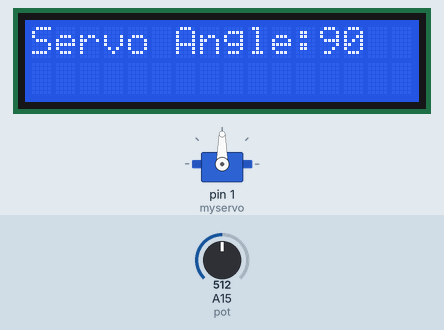
This sketch was run on a simulated Arduino Mega 2560, built with avr-gcc and run on an emulated ATmega2560. Parts: servo, 16×2 character LCD. Inputs (shaded band) come from the test bench; at power-on: A15 (pot) = 512.

Above: at 1.2 s.
1.3 s: A15 (pot) set to 716
At 4.2 s:
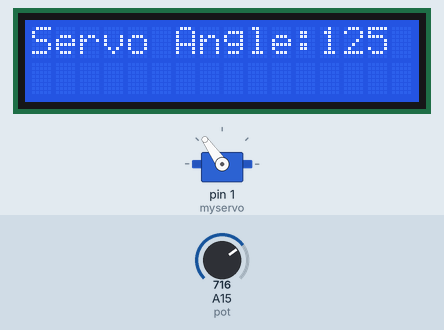
4.5 s: A15 (pot) set to 900
At 6.5 s:
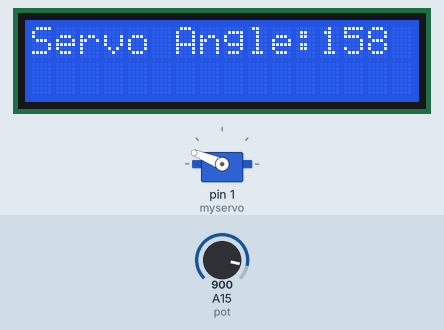
7.6 s: A15 (pot) set to 1023
At 9.8 s:
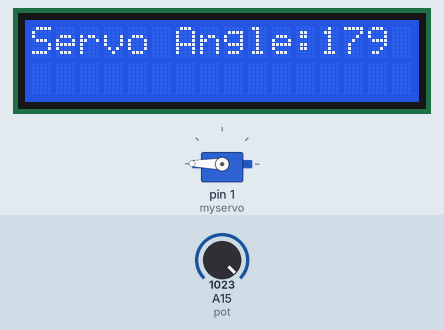
10.6 s: A15 (pot) set to 306
At 13.2 s:
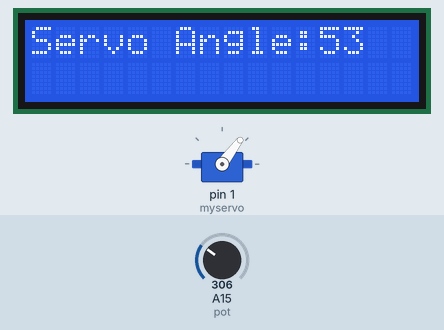
13.6 s: A15 (pot) set to 122
At 16.3 s:
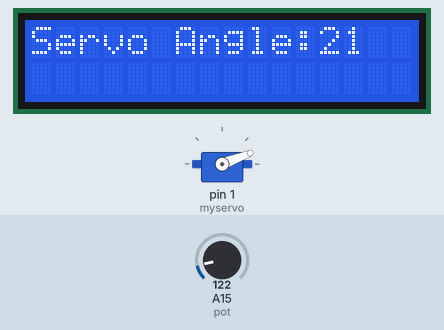
16.6 s: A15 (pot) set to 0
At 18.7 s:
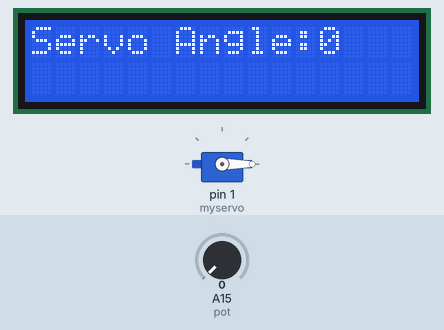
Timing chart, 0 to 20.2 s (numbered marks = the images above; inputs shaded):
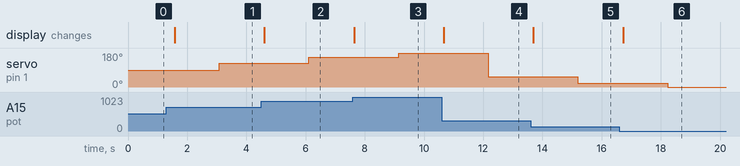

The sketch:

servo.ino
```cpp
#include <LiquidCrystal.h>

// include servo library
#include <Servo.h>
// name the servo, here Servo is class/
Servo myservo;
int initial = 0;
int pot = A15;

const int rs=8,en=9,d4=10,d5=11,d6=12,d7=13;
LiquidCrystal lcd(rs,en,d4,d5,d6,d7);

void setup() {
  // put your setup code here, to run once:
  myservo.attach(1);
  lcd.begin(16,2);
  pinMode(pot,INPUT);
}

void loop() {
  // put your main code here, to run repeatedly:

  int movement = analogRead(pot);
  movement = map(movement,0,1024,0,180);

  lcd.clear();
  lcd.print("Servo Angle:");
  lcd.print(movement);
  delay(1500);
  myservo.write(movement);
  delay(10);

}
/* error
#include <Servo.h>
#include <LiquidCrystal.h>

const int rs=13,en=12,d4=11,d5=10,d6=9,d7=8;
LiquidCrystal lcd(rs,en,d4,d5,d6,d7);
Servo myServo;
int pot=A7;


void setup() {
  // put your setup code here, to run once:
  pinMode(pot,INPUT);
  lcd.begin(16,2);
   myServo.attach(5);

}

void loop() {
  // put your main code here, to run repeatedly:
  int ro;
  ro=analogRead(pot);
  ro=map(ro,0,1023,0,180);
lcd.clear();
lcd.print("Servo Angle:");
lcd.print(ro);
delay(100);
myServo.write(ro);
delay(10);
}
*/
```

Measured:
- after the input at 1.3 s, servo on pin 1 (myservo): 90° → 125° after 1.8 s; the display: changes after 0.28 s (image 1)
- after the input at 4.5 s, servo on pin 1 (myservo): 125° → 158° after 1.6 s; the display: changes after 0.11 s (image 2)
- after the input at 7.6 s, servo on pin 1 (myservo): 158° → 179° after 1.5 s; the display: changes at once (image 3)
- after the input at 10.6 s, servo on pin 1 (myservo): 179° → 53° after 1.6 s; the display: changes after 0.07 s (image 4)
- after the input at 13.6 s, servo on pin 1 (myservo): 53° → 21° after 1.6 s; the display: changes after 0.10 s (image 5)
- after the input at 16.6 s, servo on pin 1 (myservo): 21° → 0° after 1.6 s; the display: changes after 0.13 s (image 6)
